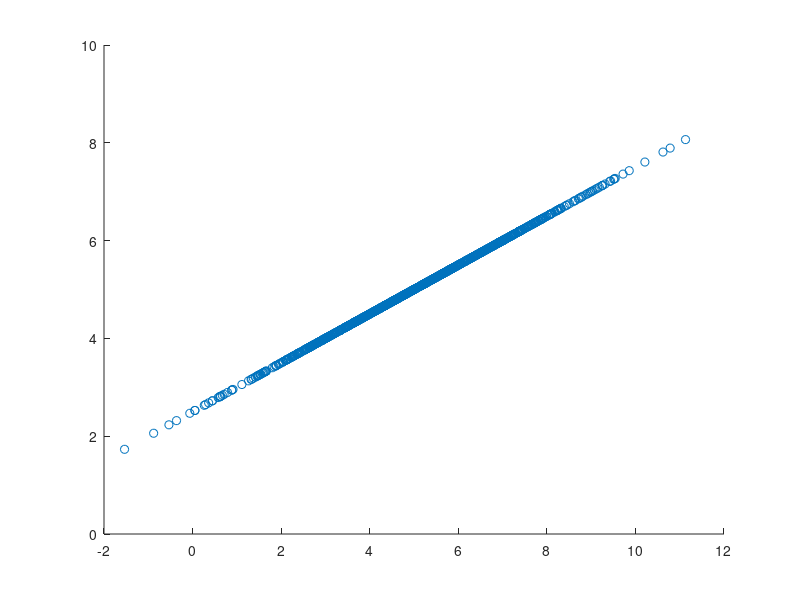
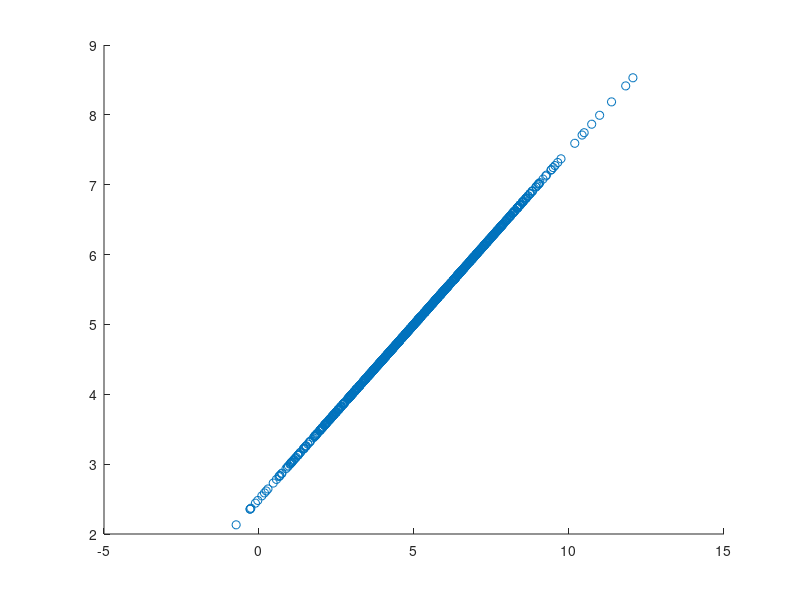
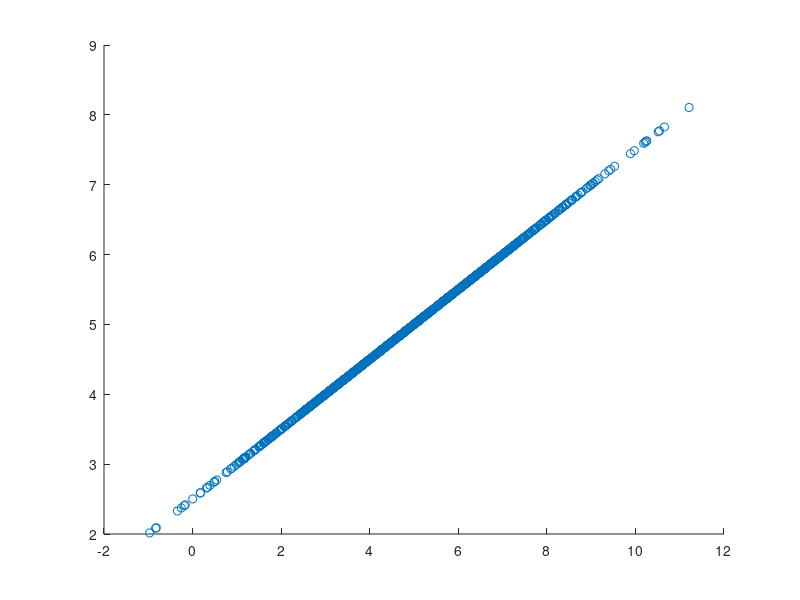

The MATLAB script that drew these images, in order:
%--------------------------------------------------------------------------
% ELEC 485 Assignment #1 Question 2
% Houtan Emad
% Feb 16, 2017
%--------------------------------------------------------------------------
% write a function to generate N random data samples with mean
% u=[u_x1,u_x2]^T E=[...]
u=[5,5]';
sx1=2;
sx2=1;
s=[sx1^2,sx1*sx2;
    sx2*sx1,sx2^2];
N=1000;
R=mvnrnd(u,s,N);

% a) with given p as correlation coefficient, generate 3 sets of data
p1= -0.8;
p2= 0.2;
p3= 0.9;

s1=[sx1^2,p1*sx1*sx2;
    p1*sx2*sx1,sx2^2];
R1=mvnrnd(u,s,N);

s2=[sx1^2,p2*sx1*sx2;
    p2*sx2*sx1,sx2^2];
R2=mvnrnd(u,s,N);

s3=[sx1^2,p3*sx1*sx2;
    p3*sx2*sx1,sx2^2];
R3=mvnrnd(u,s,N);

% b) produce a 2-D scatter plot for each generated data set
figure(1)
scatter(R1(:,1),R1(:,2));
figure(2)
scatter(R2(:,1),R2(:,2));
figure(3)
scatter(R3(:,1),R3(:,2));

% c) ovelay the eigenvectors of s and draw the 1 2 3-s ellipses
[v,d]=eig(s);
